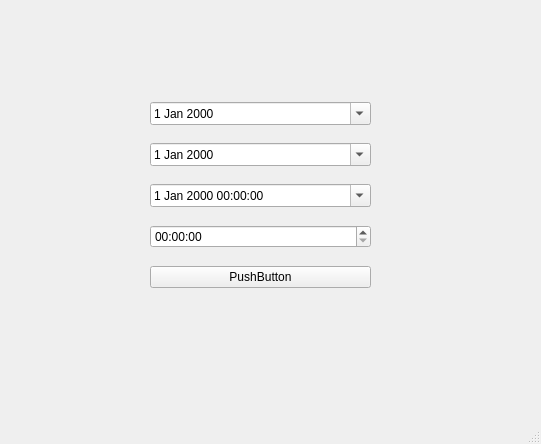
<?xml version="1.0" encoding="UTF-8"?>
<ui version="4.0">
 <class>MainWindow</class>
 <widget class="QMainWindow" name="MainWindow">
  <property name="geometry">
   <rect>
    <x>0</x>
    <y>0</y>
    <width>541</width>
    <height>444</height>
   </rect>
  </property>
  <property name="windowTitle">
   <string>MainWindow</string>
  </property>
  <widget class="QWidget" name="centralwidget">
   <widget class="QWidget" name="">
    <property name="geometry">
     <rect>
      <x>150</x>
      <y>90</y>
      <width>221</width>
      <height>211</height>
     </rect>
    </property>
    <layout class="QVBoxLayout" name="verticalLayout">
     <item>
      <widget class="QDateEdit" name="datestart">
       <property name="calendarPopup">
        <bool>true</bool>
       </property>
      </widget>
     </item>
     <item>
      <widget class="QDateEdit" name="dateend">
       <property name="calendarPopup">
        <bool>true</bool>
       </property>
      </widget>
     </item>
     <item>
      <widget class="QDateTimeEdit" name="dateTimeEdit">
       <property name="calendarPopup">
        <bool>true</bool>
       </property>
      </widget>
     </item>
     <item>
      <widget class="QTimeEdit" name="timeEdit"/>
     </item>
     <item>
      <widget class="QPushButton" name="btnCalculate">
       <property name="text">
        <string>PushButton</string>
       </property>
      </widget>
     </item>
    </layout>
   </widget>
  </widget>
  <widget class="QMenuBar" name="menubar">
   <property name="geometry">
    <rect>
     <x>0</x>
     <y>0</y>
     <width>541</width>
     <height>21</height>
    </rect>
   </property>
  </widget>
  <widget class="QStatusBar" name="statusbar"/>
 </widget>
 <resources/>
 <connections/>
</ui>
